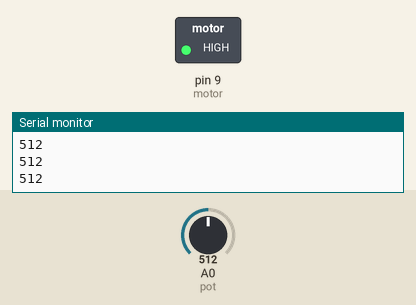
A sketch run on a simulated Arduino Uno, built with avr-gcc and run on an emulated ATmega328P. Shown: switched loads named in the sketch (green lamp = pin HIGH), the last lines printed to the serial monitor. The inputs (shaded band) are chosen by the test bench; at power-on: A0 (pot) = 512.

Above: at 1.2 s.
1.3 s: A0 (pot) set to 122
At 1.9 s:
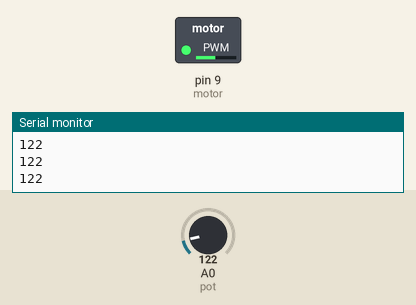
2.8 s: A0 (pot) set to 0
At 3.5 s:
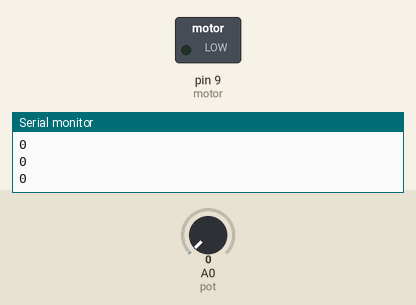
4.3 s: A0 (pot) set to 306
At 5.3 s:
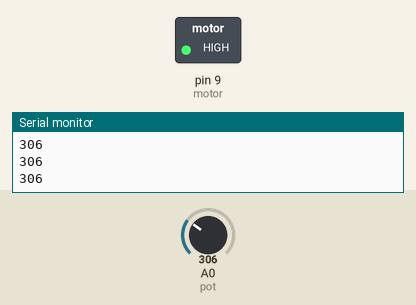
Timing chart, 0 to 7.3 s (numbered marks = the images above; inputs shaded):
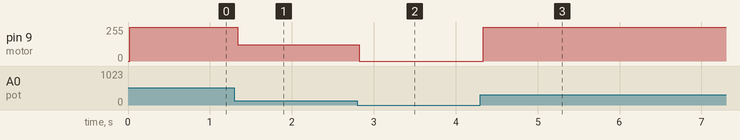

The sketch:

POT_VALUE.ino
```cpp
int pot = A0;
int motor = 9;
int val;
int motor_val;

void setup(){
				Serial.begin(9600);
				pinMode(pot, INPUT);
				pinMode(motor, OUTPUT);
}

void loop(){
				val = analogRead(pot);
				Serial.println(val);
				delay(20);

				analogWrite(motor,val);
}
```

Measured:
- after the input at 1.3 s, pin 9 (motor): 255/255 → 122/255 at once
- after the input at 2.8 s, pin 9 (motor): 122/255 → 0/255 at once
- after the input at 4.3 s, pin 9 (motor): 0/255 → 255/255 at once
